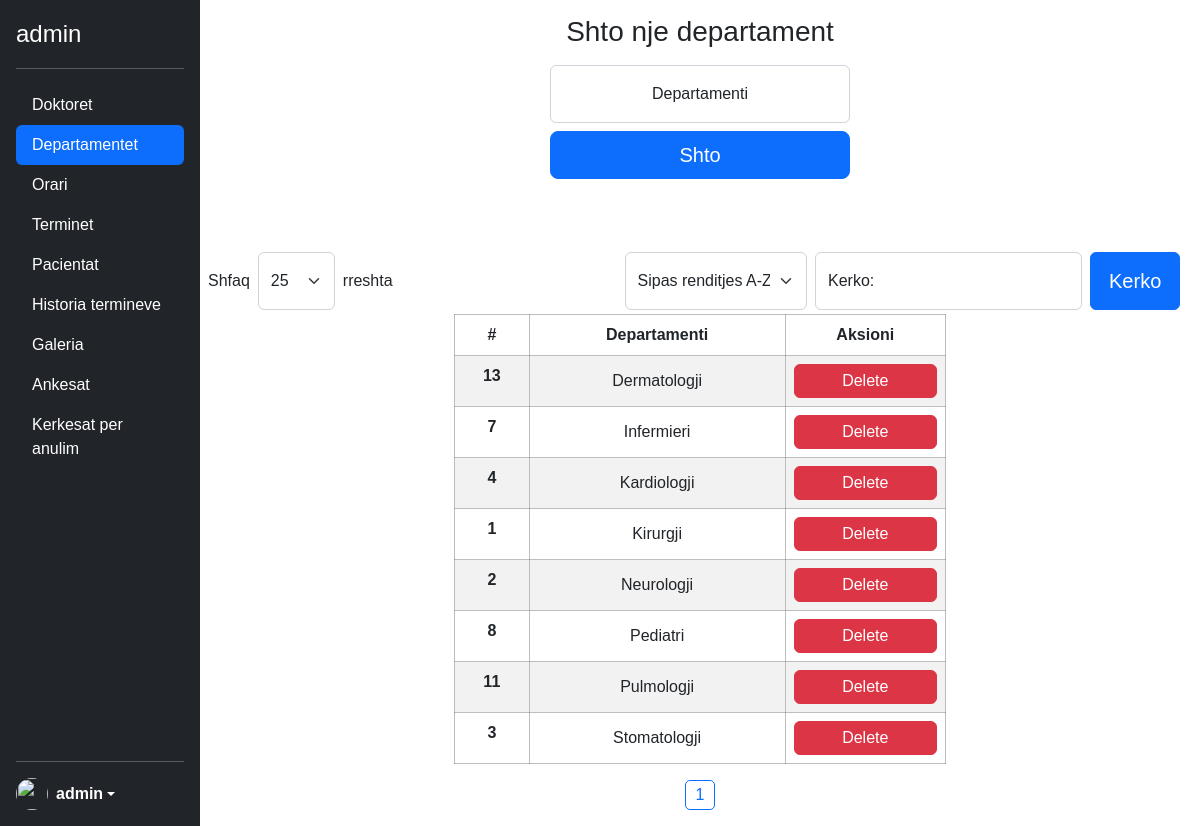
/admin/departamentet.php (signed in), run on the app's committed database.
### tables this page shows
CREATE TABLE `departamentet` (
  `id` int(11) NOT NULL,
  `departamenti` varchar(100) NOT NULL
);

### admin/departamentet.php (the view, shortened to what this page needs)
<?php
include('../config.php');
?>
<?php include('header.php'); ?>
</head>
<body>
    <div class="sideBlock">
        <button type="button" class="ham" id="ham_menu"><i class="fa-solid fa-bars"></i></button>
    </div>
    <div class="d-flex flex-column flex-shrink-0 p-3 text-white bg-dark sidebar">
        <a href="/" class="d-flex align-items-center mb-3 mb-md-0 me-md-auto text-white text-decoration-none">
            <span class="fs-4"><?php echo $_SESSION['admin'] ?></span>
        </a>
        <hr>
        <ul class="nav nav-pills flex-column mb-auto">
            <li class="nav-item"><a href="doktoret.php" class="nav-link text-white">Doktoret</a></li>
            <li><a href="departamentet.php" class="nav-link text-white active" aria-current="page">Departamentet</a></li>
            <li><a href="orari.php" class="nav-link text-white">Orari</a></li>
            <li><a href="terminet.php" class="nav-link text-white">Terminet</a></li>
            <li><a href="pacientat.php"" class=" nav-link text-white">Pacientat</a></li>
            <li><a href="historiaTerminit.php" class="nav-link text-white">Historia termineve</a></li>
            <li class="nav-item"><a href="galeria.php" class="nav-link text-white">Galeria</a></li>
            <li><a href="ankesat.php" class="nav-link text-white">Ankesat</a></li>
            <li><a href="kerkesatAnulimit.php" class="nav-link text-white">Kerkesat per anulim</a></li>
        </ul>
        <hr>
        <div class="dropdown">
             <a href="#" class="d-flex align-items-center text-white text-decoration-none dropdown-toggle" id="dropdownUser1" data-bs-toggle="dropdown" aria-expanded="false">
                 <img src="https://w7.pngwing.com/pngs/200/420/png-transparent-user-profile-computer-icons-overview-rectangle-black-data-thumbnail.png" alt="" width="32" height="32" class="rounded-circle me-2">
                 <strong><?php echo $_SESSION['admin'] ?></strong>
             </a>
         </div>
    </div>
    <main class="text-center main mainRes">
        <form method="POST" autocomplete="off" class="form-signin text-center departament">
            <h1 class="h3 mb-3 fw-normal">Shto nje departament</h1>
            <div class="form-floating">
                <input type="text" class="form-control <?= $invalid_dep ?? "" ?>" id="floatingPassword" name="departamenti" placeholder="Departamenti">
                <label for="floatingPassword">Departamenti</label>
                <button class="w-100 btn btn-lg btn-primary mt-2" type="submit" name="submit">Shto</button>
            </div>
        </form>
    </main>
    <?php
    $searchedQuery = "";
    $entries = isset($_GET['entries']) ? $_GET['entries'] : 25;
    $sortDefault = "default";
    $sortBy = isset($_GET['sortBy']) ? $_GET['sortBy'] : $sortDefault;
    $sort = "";
    $countSql = "SELECT COUNT(*) as total FROM departamentet";
    $countPrep = $con->prepare($countSql);
    $countPrep->execute();
    $totalRows = $countPrep->fetch();
    $totalRows = $totalRows['total'];
    $totalPages = ceil($totalRows / $entries);
    $currentPage = isset($_GET['page']) ? $_GET['page'] : 1;
    $startIndex = ($currentPage - 1) * $entries;
    if ($sortBy == "default") {
        $sort = " ORDER BY departamenti ASC LIMIT :startIndex, $entries";
        $sortASC = 'selected';
        $searchedQuery = isset($_GET['keyword']) ? $_GET['keyword'] : "";
    } else if ($sortBy == "ASC") {
        $sort = " ORDER BY departamenti ASC LIMIT :startIndex, $entries";
        $sortASC = 'selected';
        $searchedQuery = isset($_GET['keyword']) ? $_GET['keyword'] : "";
    } else if ($sortBy == "DESC") {
        $sort = " ORDER BY departamenti DESC LIMIT :startIndex, $entries";
        $sortDESC = 'selected';
        $searchedQuery = isset($_GET['keyword']) ? $_GET['keyword'] : "";
    }
    if (isset($_GET['search']) && !empty($_GET['keyword'])) {
        $keyword = $_GET['keyword'];
        $sort = "SELECT * FROM departamentet WHERE departamenti=:keyword " . $sort;
        $sql = $sort;
        $prep = $con->prepare($sql);
        $prep->bindParam(':keyword', $keyword);
        $prep->bindValue(':startIndex', $startIndex, PDO::PARAM_INT);
        $prep->execute();
        $data = $prep->fetchAll(PDO::FETCH_ASSOC);
        $searchedQuery = $keyword;
    } else {
        $sql = "SELECT * FROM departamentet" . $sort;
        $prep = $con->prepare($sql);
        $prep->bindValue(':startIndex', $startIndex, PDO::PARAM_INT);
        $prep->execute();
        $data = $prep->fetchAll(PDO::FETCH_ASSOC);
    }
    if (!$data) {
        $empty = 'empty';
    } else {
        $empty = '';
    }
    ?>
    <article class="table_wrapper d-flex flex-column align-items-center p-2">
        <div class="d-flex justify-content-between w-100">
             <div>
                 <form id="entriesForm" method="GET" class="d-flex align-items-center w-25" action="departamentet.php">
                     <label for="entries" class="me-2">Shfaq</label>
                     <select class="form-select" id="entries" aria-label="" name="entries" style="width: 80px; height: 58px" onchange="this.form.submit()">
                         <option value="25" <?= $entry25 ?? '' ?>>25</option>
                     </select>
                     <label for="entries" class="ms-2">rreshta</label>
                 </form>
             </div>
             <div class="d-flex w-75 justify-content-end pe-2">
                 <div class="w-25">
                     <form id="sortForm" method="GET" class="d-flex align-items-center" action="departamentet.php">
                         <select class="form-select" id="sortBy" name="sortBy" aria-label="Default select example" style="height: 58px" onchange="this.form.submit()">
                             <option value="ASC" <?= $sortASC ?? "" ?>>Sipas renditjes A-Zh</option>
                         </select>
                     </form>
                 </div>
                 <div class="w-50 ms-2 me-1">
                     <form method="get" action="departamentet.php">
                         <div class="d-flex mb-1">
                             <div class="form-floating w-75">
                                 <input type="text" class="form-control lastName" id="floatingInput" name="keyword" placeholder="Kerkro:" value="<?= $searchedQuery ?>">
                                 <label for="floatingInput">Kerko:</label>
                             </div>
                             <button class="btn btn-primary w-25 fs-5 ms-2" name="search">Kerko</button>
                         </div>
                     </form>
                 </div>
             </div>
         </div>
        <?php if ($empty == '') : ?>
            <table class="table table-striped table-borderd w-50 text-center">
                <thead>
                    <tr>
                        <th scope="col" class="text-center">#</th>
                        <th scope="col">Departamenti</th>
                        <th scope="col">Aksioni</th>
                    </tr>
                </thead>
                <tbody>
                    <?php foreach ($data as $data) : ?>
                        <tr>
                            <th scope="row" class="text-center"><?= $data['id'] ?></th>
                            <td><?= $data['departamenti'] ?></td>
                            <td>
                                <a class="text-decoration-none text-white" href="deleteDepartament.php?id=<?= $data['id']  ?>">
                                    <button class="btn btn-danger w-100 p-1 text-white">Delete</button>
                                </a>
                            </td>
                        </tr>
                    <?php endforeach; ?>
                </tbody>
            </table>
        <?php endif; ?>
        <?php if ($empty == 'empty') { ?>
             <article class=" d-flex justify-content-center mt-5">
                 <h1 class=" h1 fw-normal text-center mt-5">Te dhenat nuk u gjenden ne databaze.</h1>
             </article>
         <?php } else { ?>
             <div class="imagePagination  justify-content-start mb-2">
                 <?php
                    $maxVisibleLinks = 5;
                    $startPage = max(1, $currentPage - floor($maxVisibleLinks / 2));
                    $endPage = min($startPage + $maxVisibleLinks - 1, $totalPages);
                    for ($i = $startPage; $i <= $endPage; $i++) {
                        $activePage = ($i == $currentPage) ? 'activePage' : '';
                        echo '<a class="paginationLink ' . $activePage . '" href="?page=' . $i . '">' . $i . '</a> ';
                    }
                    ?>
             </div>
         <?php } ?>
    </article>
</body>
</html>

### css/main.css (style rules this page uses)
:root { --primary: #0D6EFD; --background: #081C15; --secondary: #40916C; --border: #74c69d; --focus: #95d5b2; --font-family: 'Roboto', sans-serif; --grey: #adb5bd; --darkGrey: #495057; }
* { font-family: Arial, Helvetica, sans-serif; }
body { overflow: auto !important; }
main { max-height: none !important; }
.main { display: flex; justify-content: center; width: calc(100% - 200px); margin-left: 200px; }
.sidebar { width: 200px !important; height: 100% !important; position: fixed; display: flex; flex-direction: column; z-index: 999; }
.imagePagination { display: flex; flex-wrap: wrap; gap: 10px; }
.paginationLink { text-decoration: none; border: 1px solid rgba(119, 136, 153, 0.659); color: rgba(119, 136, 153, 0.659); border-radius: 5px; width: 30px; height: 30px; display: flex; justify-content: center; align-items: center; }
.activePage { border-color: #0D6EFD; color: #0D6EFD; }
.form-signin { width: 100%; max-width: 330px; padding: 15px; margin-bottom: 50px; }
.form-select { height: 50px; }
.table_wrapper { margin-left: 200px; display: flex; justify-content: center; }
.table_wrapper table tbody tr th { border: 1px solid rgba(128, 128, 128, 0.521); }
.table thead tr, .table tbody td { height: 30px !important; }
.table { width: 99% !important; }
.table thead tr th { border: 1px solid rgba(128, 128, 128, 0.521); }
.table tbody tr td { border: 1px solid rgba(128, 128, 128, 0.521); vertical-align: middle; }
.sideBlock { position: absolute; top: 10px; left: 5px; }

### data on the page
departamentet: id "13", departamenti "Dermatologji"
departamentet: id "7", departamenti "Infermieri"
departamentet: id "4", departamenti "Kardiologji"
departamentet: id "1", departamenti "Kirurgji"
departamentet: id "2", departamenti "Neurologji"
departamentet: id "8", departamenti "Pediatri"
departamentet: id "11", departamenti "Pulmologji"
departamentet: id "3", departamenti "Stomatologji"

### other printed values
$_SESSION['admin'] "admin"
